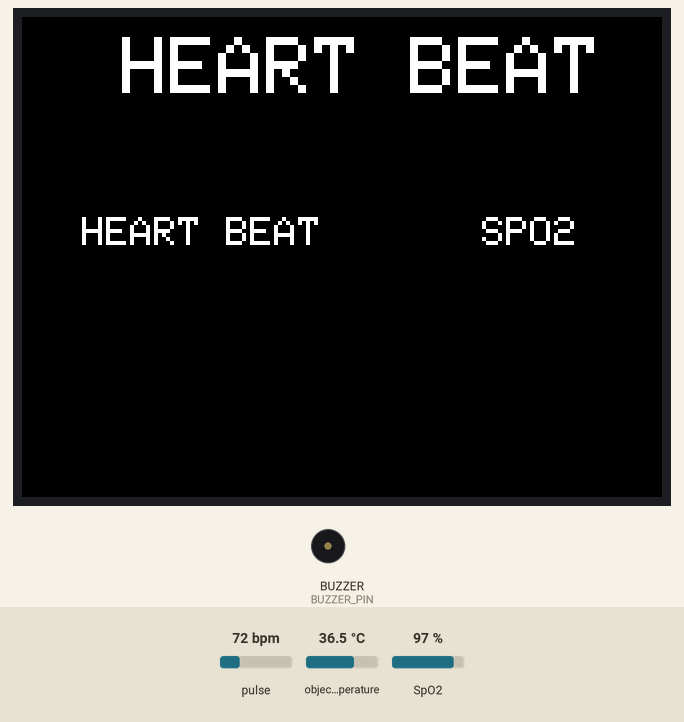
Recording of a sketch running on a simulated Seeed Wio Terminal. On the bench: 320×240 colour display, buzzer (waves = sounding, pin HIGH). The inputs (shaded band) are chosen by the test bench; at power-on: pulse 72 bpm, SpO2 97 %, object temperature 36.5 °C. What the sketch prints to the serial monitor is not drawn.

Above: at 1.4 s.
1.5 s: pulse set to 42 bpm
At 8.6 s:
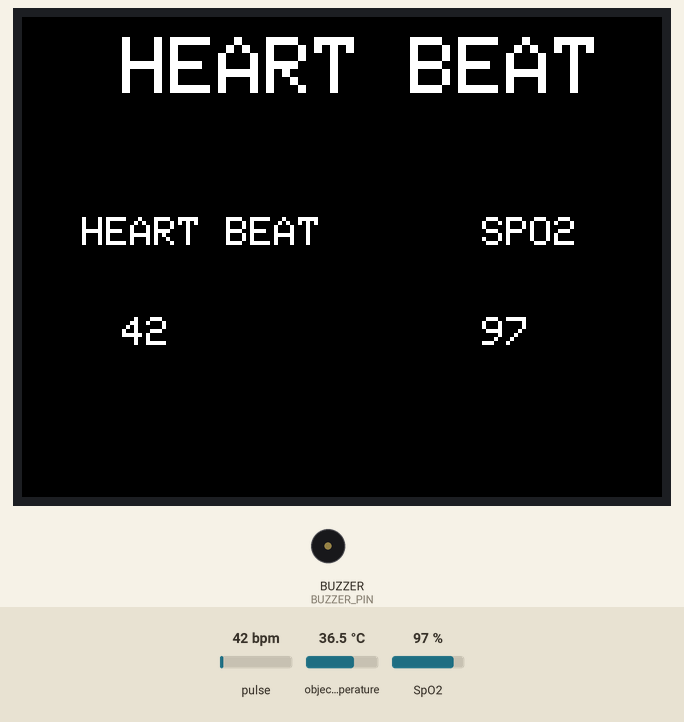
9.6 s: SpO2 set to 100 %
At 16.6 s:
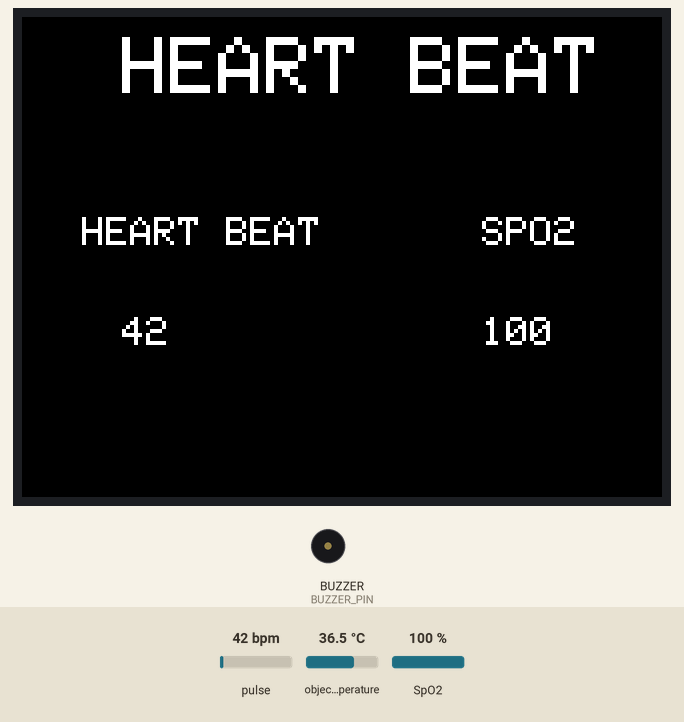
17.6 s: pulse set to 70 bpm
At 24.5 s:
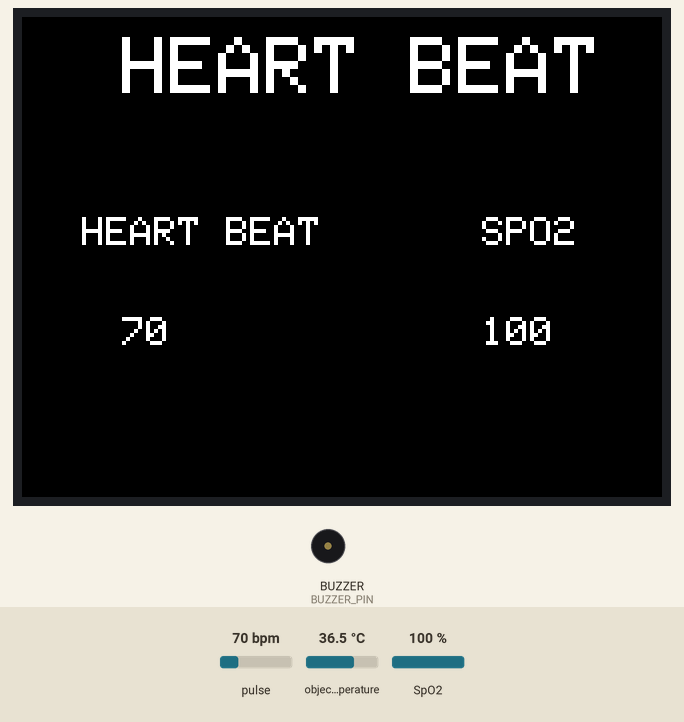
25.7 s: SpO2 set to 80 %
At 33.7 s:
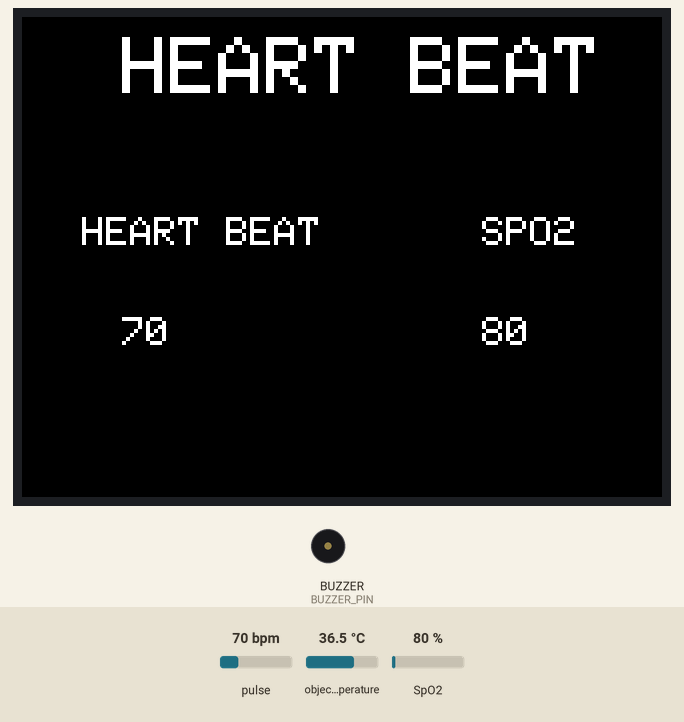
Timing chart, 0 to 34.8 s (numbered marks = the images above; inputs shaded):
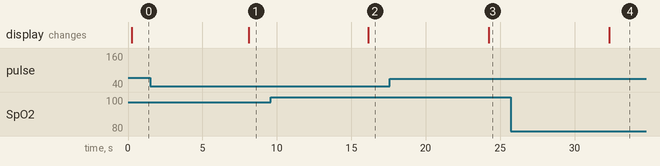

The sketch:

SPO2+HEARTBEAT.ino
```cpp
#include <TFT_eSPI.h>
#include <Wire.h>
#include <DFRobot_MAX30102.h>
#include <Adafruit_MLX90614.h>
#define BUZZER_PIN WIO_BUZZER
TFT_eSPI tft;
DFRobot_MAX30102 particleSensor;
Adafruit_MLX90614 mlx = Adafruit_MLX90614();

int32_t SPO2;
int8_t SPO2Valid;
int32_t heartRate;
int8_t heartRateValid;
unsigned long previousMillis1 = 0;
bool stbeep = 0;

void setup() {
  pinMode(BUZZER_PIN, OUTPUT);
  tft.begin();
  mlx.begin();
  tft.setRotation(3);
  tft.fillScreen(TFT_BLACK);
  tft.setTextColor(TFT_WHITE, TFT_BLACK);
  tft.setTextSize(2);
  while (!particleSensor.begin()) {
    tft.drawString("MAX30102 Fail !.", 50, 120);
    delay(1000);
  }
  particleSensor.sensorConfiguration(/*ledBrightness=*/60, /*sampleAverage=*/SAMPLEAVG_4,
                                     /*ledMode=*/MODE_MULTILED, /*sampleRate=*/SAMPLERATE_100,
                                     /*pulseWidth=*/PULSEWIDTH_411, /*adcRange=*/ADCRANGE_16384);
}

void loop() {
  float objTempC = mlx.readObjectTempC();
  unsigned long currentMillis = millis();

  if (particleSensor.getIR() > 50000) {
    if (stbeep == 1) {
      analogWrite(WIO_BUZZER, 50);
      delay(200);
      analogWrite(WIO_BUZZER, 0);
      delay(200);
      stbeep = 0;
    }
    tft.setTextColor(TFT_WHITE, TFT_BLACK);
    tft.drawString("      ", 120, 120);
    tft.setTextSize(4);
    tft.drawString("HEART BEAT", 50, 10);
    tft.setTextSize(2);
    tft.drawString("HEART BEAT", 30, 100);
    tft.drawString("SPO2", 230, 100);
    if (heartRateValid == 1 && SPO2Valid == 1) {
      tft.drawString("               ", 50, 150);
      tft.drawString(String(heartRate), 50, 150);
      tft.drawString("          ", 230, 150);
      tft.drawString(String(SPO2), 230, 150);
    } else {
      tft.drawString("               ", 50, 150);
      tft.drawString("          ", 230, 150);
    }

    if ((currentMillis - previousMillis1) >= 4000) {
      particleSensor.heartrateAndOxygenSaturation(&SPO2, &SPO2Valid, &heartRate, &heartRateValid);
      previousMillis1 = millis();
    }
  }

  else if (objTempC >= 31) {
    if (stbeep == 1) {
      analogWrite(WIO_BUZZER, 50);
      delay(200);
      analogWrite(WIO_BUZZER, 0);
      delay(200);
      stbeep = 0;
    }
    tft.drawString("      ", 120, 120);
    tft.setTextSize(2);
    tft.drawString("Infrared Thermometer", 30, 50);
    tft.setTextSize(3);
    tft.drawString(String(objTempC), 130, 130);
    tft.setTextSize(1);
  }

  else {
    tft.setTextSize(4);
    tft.setTextColor(TFT_WHITE, TFT_BLACK);
    tft.drawString("---  ", 120, 120);
    tft.drawString("                     ", 50, 10);
    tft.drawString("                     ", 30, 100);
    tft.drawString("                     ", 230, 100);
    tft.drawString("                     ", 50, 150);
    tft.drawString("                     ", 230, 150);
    tft.drawString("                     ", 50, 50);
    tft.drawString("                      ", 30, 50);
    //tft.drawString("            ", 130, 130);
    stbeep = 1;
  }
  Serial.println("heartRateValid: " + String(heartRateValid));
  Serial.println("SPO2Valid: " + String(SPO2Valid));
  Serial.println(objTempC);
  Serial.println(String(particleSensor.getIR()));
};
```

Measured:
- after the input at 1.5 s, the display: changes after 6.6 s (image 1)
- after the input at 9.6 s, the display: changes after 6.6 s (image 2)
- after the input at 17.6 s, the display: changes after 6.6 s (image 3)
- after the input at 25.7 s, the display: changes after 6.6 s (image 4)
